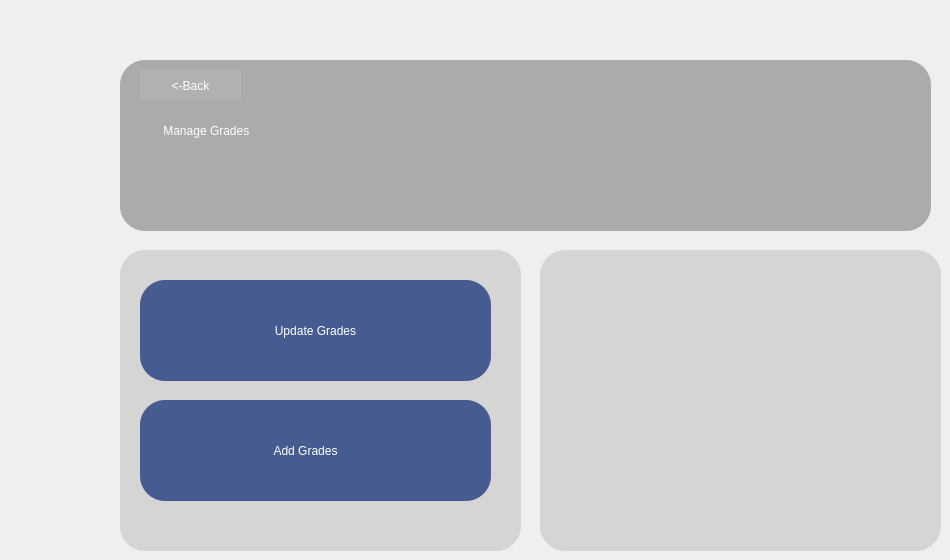
				<widget class="QWidget" name="page_22">
					<widget class="QFrame" name="frame_34">
						<property name="geometry">
							<rect>
								<x>120</x>
								<y>60</y>
								<width>811</width>
								<height>171</height>
							</rect>
						</property>
						<property name="styleSheet">
							<string notr="true">
								background-color: rgb(171, 171, 171);

								border-radius: 25px;
							</string>
						</property>
						<property name="frameShape">
							<enum>QFrame::Shape::StyledPanel</enum>
						</property>
						<property name="frameShadow">
							<enum>QFrame::Shadow::Raised</enum>
						</property>
						<widget class="QLabel" name="label_61">
							<property name="geometry">
								<rect>
									<x>730</x>
									<y>10</y>
									<width>61</width>
									<height>61</height>
								</rect>
							</property>
							<property name="styleSheet">
								<string notr="true">
									font: 700 36pt &quot;Segoe UI&quot;;
									color: rgb(70, 92, 144);
								</string>
							</property>
							<property name="text">
								<string/>
							</property>
							<property name="pixmap">
								<pixmap resource="project01.qrc">:/newPrefix/Screenshot_2025-05-15_005716-removebg-preview.png</pixmap>
							</property>
							<property name="scaledContents">
								<bool>true</bool>
							</property>
						</widget>
						<widget class="QLabel" name="label_62">
							<property name="geometry">
								<rect>
									<x>40</x>
									<y>40</y>
									<width>411</width>
									<height>61</height>
								</rect>
							</property>
							<property name="styleSheet">
								<string notr="true">
									color: rgb(255, 255, 255);
									font: 700 28pt &quot;Segoe UI&quot;;

								</string>
							</property>
							<property name="text">
								<string> Manage Grades</string>
							</property>
						</widget>
						<widget class="QPushButton" name="AdminPortalbackB_8">
							<property name="geometry">
								<rect>
									<x>20</x>
									<y>10</y>
									<width>101</width>
									<height>31</height>
								</rect>
							</property>
							<property name="styleSheet">
								<string notr="true">
									background-color: rgb(177, 177, 177);
									color: rgb(255, 255, 255);
									font: 12pt &quot;Segoe UI&quot;;
								</string>
							</property>
							<property name="text">
								<string>&lt;-Back</string>
							</property>
						</widget>
					</widget>
					<widget class="QFrame" name="frame_35">
						<property name="geometry">
							<rect>
								<x>120</x>
								<y>250</y>
								<width>401</width>
								<height>301</height>
							</rect>
						</property>
						<property name="styleSheet">
							<string notr="true">
								background-color: rgb(213, 213, 213);
								border-radius: 25px;
							</string>
						</property>
						<property name="frameShape">
							<enum>QFrame::Shape::StyledPanel</enum>
						</property>
						<property name="frameShadow">
							<enum>QFrame::Shadow::Raised</enum>
						</property>
						<widget class="QPushButton" name="pushButton_22">
							<property name="geometry">
								<rect>
									<x>20</x>
									<y>30</y>
									<width>351</width>
									<height>101</height>
								</rect>
							</property>
							<property name="styleSheet">
								<string notr="true">
									background-color: #465c90;
									color: white;
									border: 2px ;
									border-radius: 25px;
									padding: 8px 16px;
									font: 700 20pt &quot;Segoe UI&quot;;
								</string>
							</property>
							<property name="text">
								<string>Update Grades</string>
							</property>
						</widget>
						<widget class="QPushButton" name="pushButton_23">
							<property name="geometry">
								<rect>
									<x>20</x>
									<y>150</y>
									<width>351</width>
									<height>101</height>
								</rect>
							</property>
							<property name="styleSheet">
								<string notr="true">
									background-color: #465c90;
									color: white;
									border: 2px ;
									border-radius: 25px;
									padding: 8px 16px;
									font: 700 20pt &quot;Segoe UI&quot;;
								</string>
							</property>
							<property name="text">
								<string>Add Grades      </string>
							</property>
						</widget>
						<widget class="QLabel" name="label_64">
							<property name="geometry">
								<rect>
									<x>40</x>
									<y>60</y>
									<width>51</width>
									<height>41</height>
								</rect>
							</property>
							<property name="styleSheet">
								<string notr="true">background-color: rgb(70, 92, 144);</string>
							</property>
							<property name="text">
								<string/>
							</property>
							<property name="pixmap">
								<pixmap>:/project01/marking.png</pixmap>
							</property>
							<property name="scaledContents">
								<bool>true</bool>
							</property>
						</widget>
						<widget class="QLabel" name="label_65">
							<property name="geometry">
								<rect>
									<x>40</x>
									<y>170</y>
									<width>61</width>
									<height>51</height>
								</rect>
							</property>
							<property name="styleSheet">
								<string notr="true">background-color: rgb(70, 92, 144);</string>
							</property>
							<property name="text">
								<string/>
							</property>
							<property name="pixmap">
								<pixmap>:/project01/best.png</pixmap>
							</property>
							<property name="scaledContents">
								<bool>true</bool>
							</property>
						</widget>
					</widget>
					<widget class="QFrame" name="frame_36">
						<property name="geometry">
							<rect>
								<x>540</x>
								<y>250</y>
								<width>401</width>
								<height>301</height>
							</rect>
						</property>
						<property name="styleSheet">
							<string notr="true">
								background-color: rgb(213, 213, 213);
								border-radius: 25px;
							</string>
						</property>
						<property name="frameShape">
							<enum>QFrame::Shape::StyledPanel</enum>
						</property>
						<property name="frameShadow">
							<enum>QFrame::Shadow::Raised</enum>
						</property>
						<widget class="QLabel" name="label_63">
							<property name="geometry">
								<rect>
									<x>60</x>
									<y>10</y>
									<width>261</width>
									<height>271</height>
								</rect>
							</property>
							<property name="text">
								<string/>
							</property>
							<property name="pixmap">
								<pixmap resource="project01.qrc">:/project01/Grades-amico.png</pixmap>
							</property>
							<property name="scaledContents">
								<bool>true</bool>
							</property>
						</widget>
					</widget>
				</widget>
